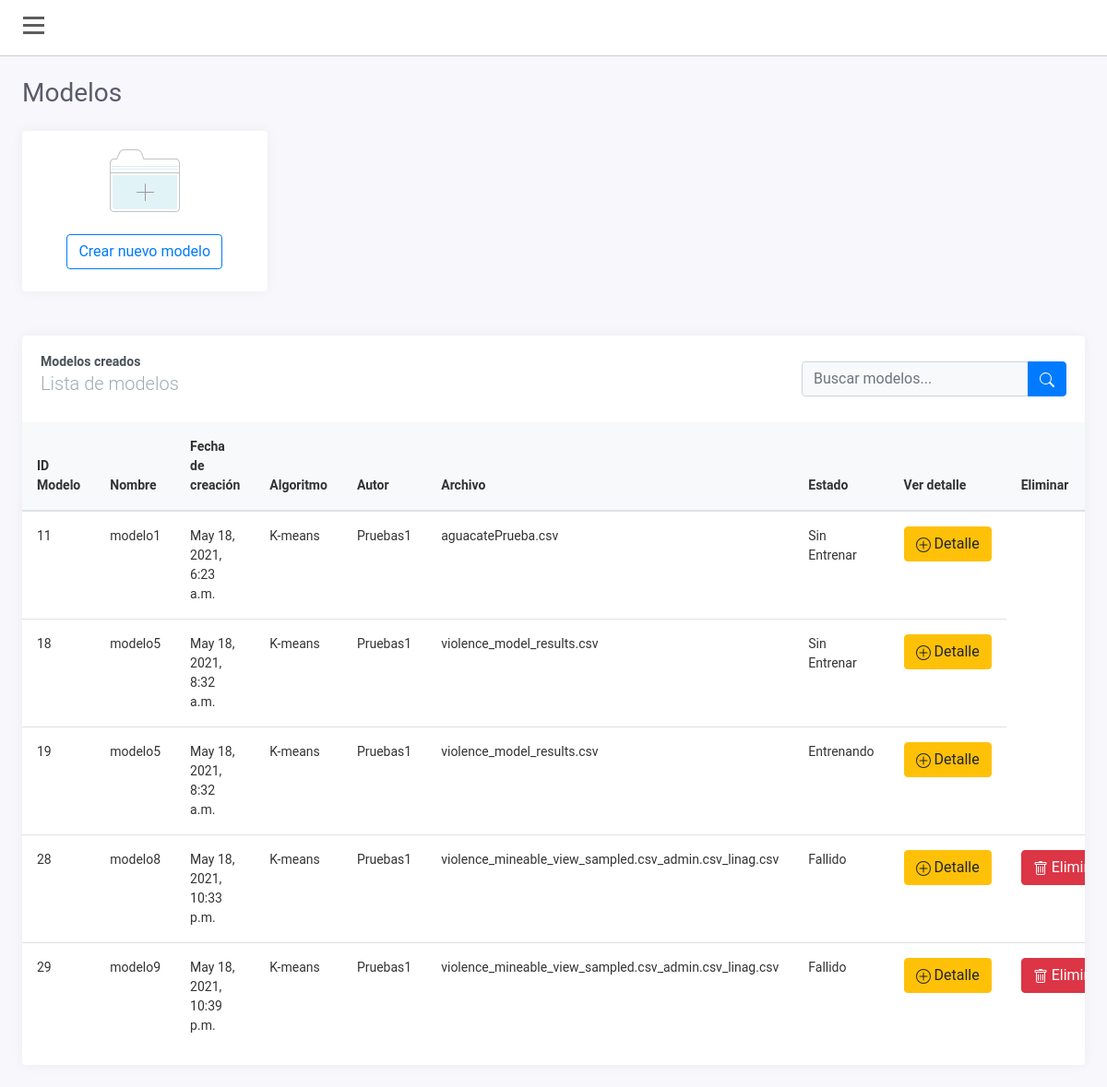
/home/, run on the app's committed database.
### AppCDV/models.py (models this page shows, shortened)
class ModelosClustering(models.Model):
    id_modelo = models.AutoField(primary_key=True)
    nombre_modelo = models.CharField(max_length=50, null=False, blank=False)
    algoritmo = models.CharField(default='K-means', max_length=50, null=False, blank=False)
    fecha_creacion = models.DateTimeField(default=timezone.now)
    estado = models.IntegerField(default=0, blank=True, null=True)
    autor = models.CharField(max_length=100, null=False, blank=False)
    nombre_archivo = models.CharField(default='', max_length=100, null=False, blank=False)
    caracteristicas = models.TextField(default='', null=False, blank=False)

### AppCDV/views.py (the view)
# urls.py: path('home/', HomeModelsLists.as_view() , name="listar_modelos"),
class HomeModelsLists(ListView):
    model = ModelosClustering
    template_name = 'home.html'
    paginate_by = 5
    def get_context_data(self, **kwargs):
        context = super().get_context_data(**kwargs)
        idUser=''
        currentUser=self.request.user
        idUser=str(currentUser.id)
        if 'currentUser' not in cache:
            cache.set('currentUser', currentUser)
        if 'idUser' not in cache:
            cache.set('idUser', idUser)
        if 'NomArchivo'+idUser  in cache:
            Nombre_archivo = cache.get('NomArchivo'+idUser)
            cache.delete('NomArchivo'+idUser)
            if idUser+'_'+Nombre_archivo in cache:
                cache.delete(idUser+'_'+Nombre_archivo)
        if 'listaVar'+idUser  in cache:
            cache.delete('listaVar'+idUser)
        return context

### AppCDV/templates/home.html (shortened to what this page needs)
{% extends 'base.html' %} {% block content %} {% load static%}
<link rel="stylesheet" href="{% static 'css/homeLogin.css' %}" />
<div id="wrapper">
  <div id="page-content-wrapper">
    <div id="content">
      <div class="container-fluid p-0 px-lg-0 px-md-0">
        <nav class="navbar navbar-expand navbar-light my-navbar">
          <div
            type="button"
            id="bar"
            class="nav-icon1 hamburger animated fadeInLeft is-closed"
            data-toggle="offcanvas"
          >
            <span></span>
            <span></span>
            <span></span>
          </div>
          <ul class="navbar-nav ml-auto pt-3 pb-3">
            <li class="nav-item">
            </li>
          </ul>
        </nav>
        <div class="container-fluid px-lg-4">
          <div class="row">
            <div class="col-md-12 mt-lg-4 mt-4">
              <div
                class="d-sm-flex align-items-center justify-content-between mb-4"
              >
                <h1 class="h3 mb-0 text-gray-800">Modelos</h1>
              </div>
            </div>
            <div class="col-md-12">
              <div class="row">
                <div class="col-sm-3">
                  <div class="card">
                    <div class="card-body">
                      <div class="flexy-ams-center">
                        <div>
                          <div class="hola">
                          </div>
                          <div class="mb-1 mt-4">
                            <a
                              type="button"
                              class="btn btn-outline-primary"
                              href="{% url 'nuevo_modelo' %}"
                              >Crear nuevo modelo</a
                            >
                          </div>
                        </div>
                      </div>
                    </div>
                  </div>
                </div>
              </div>
            </div>
            <div class="col-md-12 mt-4">
              <div class="card">
                <div class="card-body">
                  <div class="d-md-flex align-items-center">
                    <div>
                      <h4 class="card-title">Modelos creados</h4>
                      <h5 class="card-subtitle">Lista de modelos</h5>
                    </div>
                    <div class="ml-auto">
                      <form
                        class="d-none d-sm-inline-block form-inline navbar-search"
                      >
                        <div class="input-group">
                          <input
                            type="text"
                            class="form-control bg-light"
                            placeholder="Buscar modelos..."
                            aria-label="Search"
                          />
                          <div class="input-group-append">
                            <button class="btn btn-primary" type="button">
                              <svg
                                xmlns="http://www.w3.org/2000/svg"
                                width="16"
                                height="16"
                                fill="#fff"
                                class="bi bi-search"
                                viewBox="0 0 16 16"
                              >
                                <path
                                  d="M11.742 10.344a6.5 6.5 0 1 0-1.397 1.398h-.001c.03.04.062.078.098.115l3.85 3.85a1 1 0 0 0 1.415-1.414l-3.85-3.85a1.007 1.007 0 0 0-.115-.1zM12 6.5a5.5 5.5 0 1 1-11 0 5.5 5.5 0 0 1 11 0z"
                                />
                              </svg>
                            </button>
                          </div>
                        </div>
                      </form>
                    </div>
                  </div>
                </div>
                <div class="table-responsive">
                  {% if object_list %}
                  <table table id="myTable1" class="table v-middle">
                    <thead>
                      <tr class="bg-light">
                        <th
                          class="border-top-0"
                          onclick="sortTable(0, myTable1)"
                        >
                          ID Modelo
                        </th>
                        <th
                          class="border-top-0"
                          onclick="sortTable(1, myTable1)"
                        >
                          Nombre
                        </th>
                        <th
                          class="border-top-0"
                          onclick="sortTable(2, myTable1)"
                        >
                          Fecha de creación
                        </th>
                        <th
                          class="border-top-0"
                          onclick="sortTable(3, myTable1)"
                        >
                          Algoritmo
                        </th>
                        <th
                          class="border-top-0"
                          onclick="sortTable(4, myTable1)"
                        >
                          Autor
                        </th>
                        <th
                          class="border-top-0"
                          onclick="sortTable(5, myTable1)"
                        >
                          Archivo
                        </th>
                        <th
                          class="border-top-0"
                          onclick="sortTable(7, myTable1)"
                        >
                          Estado
                        </th>
                        <th class="border-top-0">Ver detalle</th>
                        <th class="border-top-0">Eliminar</th>
                      </tr>
                    </thead>
                    <tbody>
                      {% for item in object_list %}
                      <tr>
                        <td>{{ item.id_modelo }}</td>
                        <td>{{ item.nombre_modelo }}</td>
                        <td>{{ item.fecha_creacion }}</td>
                        <td>{{ item.algoritmo }}</td>
                        <td>{{ item.autor }}</td>
                        <td>{{ item.nombre_archivo }}</td>
                        <td>
                        {% if item.estado == 0 %}
                          Sin Entrenar
                        {% endif %}
                        {% if item.estado == 2 %}
                          Fallido
                        {% endif %}
                        {% if item.estado == 3 %}
                          Entrenando
                        {% endif %}
                        </td>
                        <td>
                          <a
                            href="{% url 'resultados' item.id_modelo %}"
                            type="button"
                            class="btn btn-warning"
                          >
                            Detalle</a
                          >
                        </td>
                        {% if item.estado == 1 or item.estado == 2 %}
                        <td>
                          <button
                            type="button"
                            class="btn btn-danger"
                            data-toggle="modal"
                            data-target="#modal{{ item.id_modelo }}"
                          >
                            Eliminar
                          </button>
                        </td>
                        {% endif %}
                      </tr>
                      {% endfor %}
                    </tbody>
                  </table>
                  {% endif %}
                </div>
              </div>
            </div>
          </div>
        </div>
      </div>
    </div>
  </div>
</div>
{% endblock %}

### AppCDV/templates/base.html (shortened to what this page needs)
<!DOCTYPE html>
<html lang="en">
  <head>
    <link
      rel="stylesheet"
      href="https://stackpath.bootstrapcdn.com/bootstrap/4.1.3/css/bootstrap.min.css"
    />
  </head>
  <body>
    <div>
      {% block enunciadoRF %} {% endblock %} {% block content %} {% endblock %}
    </div>
  </body>
</html>

### AppCDV/static/css/homeLogin.css (style rules this page uses)
body { position: relative; overflow-x: hidden; background: #f7f7fc; font-family: "Roboto", sans-serif; }
body, html { height: 100%; }
.flexy-ams-center { display: flex; justify-content: center; }
.hola { text-align: center; }
.navbar-nav li { display: block !important; margin: 2px 0px; }
#page-content-wrapper { width: 100%; transition: all 0.5s ease; }
.nav-icon1 { z-index: 999; position: relative; display: block; width: 23px; margin: 0px 30px 0px 25px; cursor: pointer; height: 25px; }
.nav-icon1 span { position: absolute; top: 0; width: 100%; height: 3px; cursor: pointer; background-color: #5d5d5d; left: 0; transform: rotate(0deg); transition: 0.3s ease-in-out; }
.nav-icon1 span:nth-of-type(1) { top: 0; }
.nav-icon1 span:nth-of-type(2) { top: 8px; }
.nav-icon1 span:nth-of-type(3) { top: 16px; }
.my-navbar { padding: 0px; background-color: white; box-shadow: 0 1px 1px 0 rgba(0, 0, 0, 0.16); }
.card { margin-bottom: 24px; border: none; box-shadow: 0 0 0.875rem 0 rgba(33, 37, 41, 0.05); }
.card-body { flex: 1 1 auto; min-height: 1px; padding: 1.25rem; }
.card-title { font-size: 0.875rem; color: #495057; }
.text-gray-800 { color: #5a5c69 !important; font-size: 1.75rem; font-weight: 400; line-height: 1.2; }
.card .card-title { position: relative; font-weight: 600; margin-bottom: 10px; }
.card .card-subtitle { font-weight: 300; margin-bottom: 10px; color: #a1aab2; margin-top: -0.375rem; }
.table td, .table th { padding: 1rem; font-size: 14px; color: #333; vertical-align: top; border-top: 1px solid #dee2e6; }

### data on the page
ModelosClustering: id_modelo "11", nombre_modelo "modelo1", fecha_creacion "May 18, 2021, 6:23 a.m.", algoritmo "K-means", autor "Pruebas1", nombre_archivo "aguacatePrueba.csv", estado "Sin Entrenar"
ModelosClustering: id_modelo "18", nombre_modelo "modelo5", fecha_creacion "May 18, 2021, 8:32 a.m.", algoritmo "K-means", autor "Pruebas1", nombre_archivo "violence_model_results.csv", estado "Sin Entrenar"
ModelosClustering: id_modelo "19", nombre_modelo "modelo5", fecha_creacion "May 18, 2021, 8:32 a.m.", algoritmo "K-means", autor "Pruebas1", nombre_archivo "violence_model_results.csv", estado "Entrenando"
ModelosClustering: id_modelo "28", nombre_modelo "modelo8", fecha_creacion "May 18, 2021, 10:33 p.m.", algoritmo "K-means", autor "Pruebas1", nombre_archivo "violence_mineable_view_sampled.csv_admin.csv_linag.csv", estado "Fallido"
ModelosClustering: id_modelo "29", nombre_modelo "modelo9", fecha_creacion "May 18, 2021, 10:39 p.m.", algoritmo "K-means", autor "Pruebas1", nombre_archivo "violence_mineable_view_sampled.csv_admin.csv_linag.csv", estado "Fallido"
